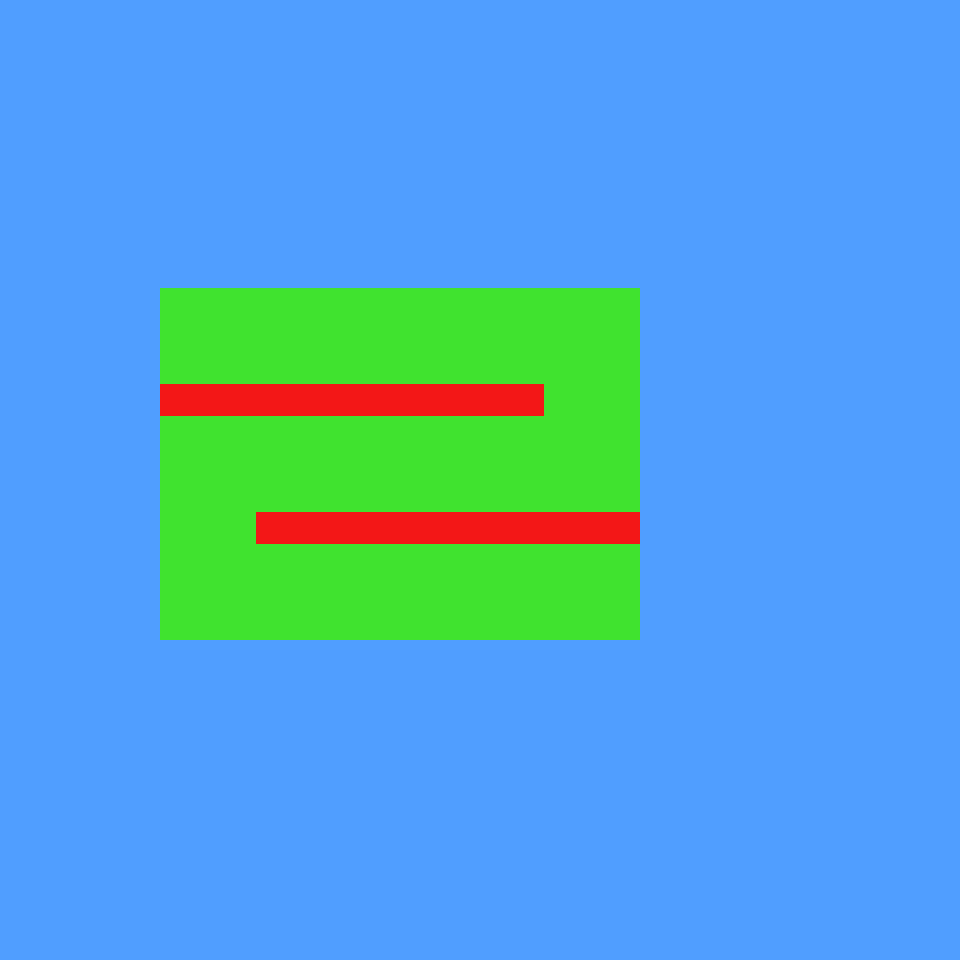

A 2D game scene composited from a Tiled map and its tileset images. What follows is a short description and the map's XML, with every tile layer's data as written:
An orthogonal 30x30 tile map with 32x32 px tiles, 1 tile layer (Tile Layer 1) and 5 objects (2x wall, start, floor, exit).

<map version="1.0" orientation="orthogonal" renderorder="right-down" width="30" height="30" tilewidth="32" tileheight="32" nextobjectid="8">
 <tileset firstgid="1" name="block_tileset" tilewidth="32" tileheight="32" tilecount="9" columns="3">
  <image source="../../images/block_tileset.png" width="96" height="96" />
 </tileset>
 <layer name="Tile Layer 1" width="30" height="30">
  <data encoding="csv">
1,1,1,1,1,1,1,1,1,1,1,1,1,1,1,1,1,1,1,1,1,1,1,1,1,1,1,1,1,1,
1,1,1,1,1,1,1,1,1,1,1,1,1,1,1,1,1,1,1,1,1,1,1,1,1,1,1,1,1,1,
1,1,1,1,1,1,1,1,1,1,1,1,1,1,1,1,1,1,1,1,1,1,1,1,1,1,1,1,1,1,
1,1,1,1,1,1,1,1,1,1,1,1,1,1,1,1,1,1,1,1,1,1,1,1,1,1,1,1,1,1,
1,1,1,1,1,1,1,1,1,1,1,1,1,1,1,1,1,1,1,1,1,1,1,1,1,1,1,1,1,1,
1,1,1,1,1,1,1,1,1,1,1,1,1,1,1,1,1,1,1,1,1,1,1,1,1,1,1,1,1,1,
1,1,1,1,1,1,1,1,1,1,1,1,1,1,1,1,1,1,1,1,1,1,1,1,1,1,1,1,1,1,
1,1,1,1,1,1,1,1,1,1,1,1,1,1,1,1,1,1,1,1,1,1,1,1,1,1,1,1,1,1,
1,1,1,1,1,1,1,1,1,1,1,1,1,1,1,1,1,1,1,1,1,1,1,1,1,1,1,1,1,1,
1,1,1,1,1,3,3,3,3,3,3,3,3,3,3,3,3,3,3,3,1,1,1,1,1,1,1,1,1,1,
1,1,1,1,1,3,3,3,3,3,3,3,3,3,3,3,3,3,3,3,1,1,1,1,1,1,1,1,1,1,
1,1,1,1,1,3,3,3,3,3,3,3,3,3,3,3,3,3,3,3,1,1,1,1,1,1,1,1,1,1,
1,1,1,1,1,2,2,2,2,2,2,2,2,2,2,2,2,3,3,3,1,1,1,1,1,1,1,1,1,1,
1,1,1,1,1,3,3,3,3,3,3,3,3,3,3,3,3,3,3,3,1,1,1,1,1,1,1,1,1,1,
1,1,1,1,1,3,3,3,3,3,3,3,3,3,3,3,3,3,3,3,1,1,1,1,1,1,1,1,1,1,
1,1,1,1,1,3,3,3,3,3,3,3,3,3,3,3,3,3,3,3,1,1,1,1,1,1,1,1,1,1,
1,1,1,1,1,3,3,3,2,2,2,2,2,2,2,2,2,2,2,2,1,1,1,1,1,1,1,1,1,1,
1,1,1,1,1,3,3,3,3,3,3,3,3,3,3,3,3,3,3,3,1,1,1,1,1,1,1,1,1,1,
1,1,1,1,1,3,3,3,3,3,3,3,3,3,3,3,3,3,3,3,1,1,1,1,1,1,1,1,1,1,
1,1,1,1,1,3,3,3,3,3,3,3,3,3,3,3,3,3,3,3,1,1,1,1,1,1,1,1,1,1,
1,1,1,1,1,1,1,1,1,1,1,1,1,1,1,1,1,1,1,1,1,1,1,1,1,1,1,1,1,1,
1,1,1,1,1,1,1,1,1,1,1,1,1,1,1,1,1,1,1,1,1,1,1,1,1,1,1,1,1,1,
1,1,1,1,1,1,1,1,1,1,1,1,1,1,1,1,1,1,1,1,1,1,1,1,1,1,1,1,1,1,
1,1,1,1,1,1,1,1,1,1,1,1,1,1,1,1,1,1,1,1,1,1,1,1,1,1,1,1,1,1,
1,1,1,1,1,1,1,1,1,1,1,1,1,1,1,1,1,1,1,1,1,1,1,1,1,1,1,1,1,1,
1,1,1,1,1,1,1,1,1,1,1,1,1,1,1,1,1,1,1,1,1,1,1,1,1,1,1,1,1,1,
1,1,1,1,1,1,1,1,1,1,1,1,1,1,1,1,1,1,1,1,1,1,1,1,1,1,1,1,1,1,
1,1,1,1,1,1,1,1,1,1,1,1,1,1,1,1,1,1,1,1,1,1,1,1,1,1,1,1,1,1,
1,1,1,1,1,1,1,1,1,1,1,1,1,1,1,1,1,1,1,1,1,1,1,1,1,1,1,1,1,1,
1,1,1,1,1,1,1,1,1,1,1,1,1,1,1,1,1,1,1,1,1,1,1,1,1,1,1,1,1,1
</data>
 </layer>
 <objectgroup name="Locations">
  <object id="1" name="start" x="189" y="317" width="36" height="38" />
 </objectgroup>
 <objectgroup name="Floors">
  <object id="5" name="floor" x="160" y="288" width="480" height="352" />
 </objectgroup>
 <objectgroup name="Walls">
  <object id="6" name="wall" x="160" y="383" width="381" height="31" />
  <object id="7" name="wall" x="256" y="512" width="384" height="32" />
 </objectgroup>
 <objectgroup name="Exits">
  <object id="2" name="exit" x="575" y="574" width="39" height="36" />
 </objectgroup>
</map>
